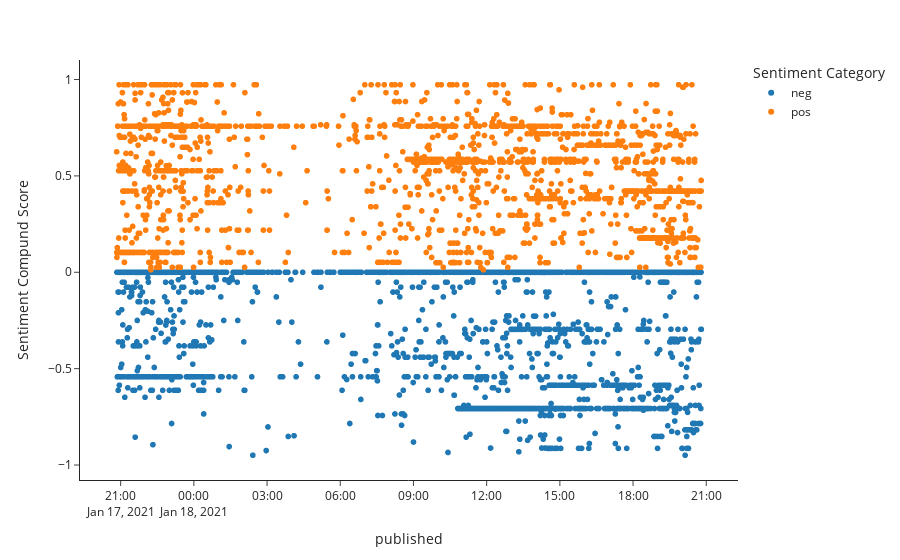

The code cell stored with this chart in its notebook:
### Code cell
px.scatter(x='published',y='Sentiment Compund Score', data_frame=df, color='Sentiment Category', template="simple_white")

### Figure 1 — Plotly figure (JSON) as saved in the notebook; plotly's stock layout.template omitted (floating-point values rounded to 4 significant figures; data arrays with more than 128 entries replaced by an {"elided": "..."} marker saying what was removed)
{"data": [{"hovertemplate": "Sentiment Category=neg<br>published=%{x}<br>Sentiment Compund Score=%{y}<extra></extra>", "legendgroup": "neg", "marker": {"color": "#1F77B4", "symbol": "circle"}, "mode": "markers", "name": "neg", "showlegend": true, "type": "scattergl", "x": {"elided": "2632 str values"}, "xaxis": "x", "y": {"elided": "2632 float values"}, "yaxis": "y"}, {"hovertemplate": "Sentiment Category=pos<br>published=%{x}<br>Sentiment Compund Score=%{y}<extra></extra>", "legendgroup": "pos", "marker": {"color": "#FF7F0E", "symbol": "circle"}, "mode": "markers", "name": "pos", "showlegend": true, "type": "scattergl", "x": {"elided": "2008 str values"}, "xaxis": "x", "y": {"elided": "2008 float values"}, "yaxis": "y"}], "layout": {"legend": {"title": {"text": "Sentiment Category"}, "tracegroupgap": 0}, "margin": {"t": 60}, "xaxis": {"anchor": "y", "domain": [0, 1], "title": {"text": "published"}}, "yaxis": {"anchor": "x", "domain": [0, 1], "title": {"text": "Sentiment Compund Score"}}}}
